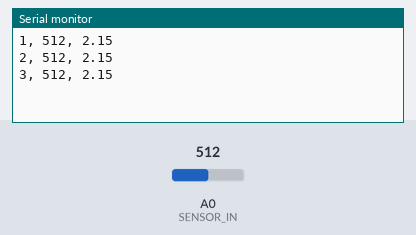
A program run on a simulated Arduino Nano, built with avr-gcc and run on an emulated ATmega328P. On the bench: the last lines printed to the serial monitor. The test bench sets the inputs (shaded band); at power-on: A0 (SENSOR_IN) = 512.

Above: at 1.3 s.
1.4 s: A0 (SENSOR_IN) set to 716
At 1.9 s:
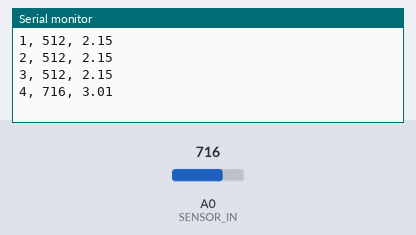
2.9 s: A0 (SENSOR_IN) set to 900
At 3.4 s:
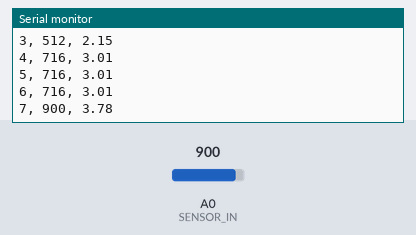
Timing chart, 0 to 5.9 s (numbered marks = the images above; inputs shaded):
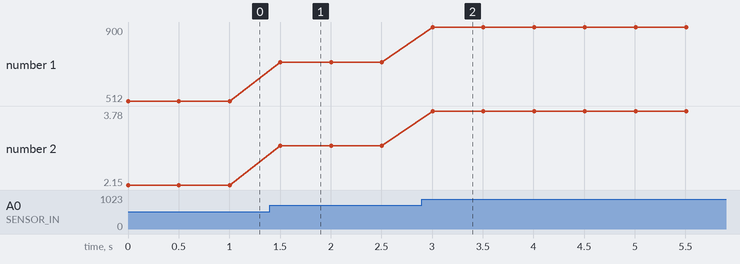

Measured:
- after the input at 1.4 s, the serial monitor: prints a new line after 0.10 s (image 1)
- after the input at 2.9 s, the serial monitor: prints a new line after 0.11 s (image 2)
- plotted number 1: 512 → 716 after the input at 1.4 s, 716 → 900 after the input at 2.9 s
- plotted number 2: 2.15 → 3.01 after the input at 1.4 s, 3.01 → 3.78 after the input at 2.9 s

The program:

main.cpp
```cpp
#include <Arduino.h>

//Constants
const uint8_t SENSOR_IN = A0;
const uint64_t BAUD = 115200;
const float SUPPLYVOLTAGE_V = 4.3; //Measured with DMM

//Function declarations
float adcToVoltage_V(int16_t adc);

void setup()
{
  pinMode(SENSOR_IN, INPUT);
  Serial.begin(BAUD);
}

uint32_t i = 0;
void loop()
{
  i++;
  int sensorReading_Raw = analogRead(SENSOR_IN);
  Serial.print(i);
  Serial.print(", ");
  Serial.print(sensorReading_Raw);
  float sensorReading_V = adcToVoltage_V(sensorReading_Raw);
  Serial.print(", ");
  Serial.println(sensorReading_V);
  delay(500);
}

float adcToVoltage_V(int16_t adc)
{
  return (SUPPLYVOLTAGE_V / 1023.0) * adc;
}
```
